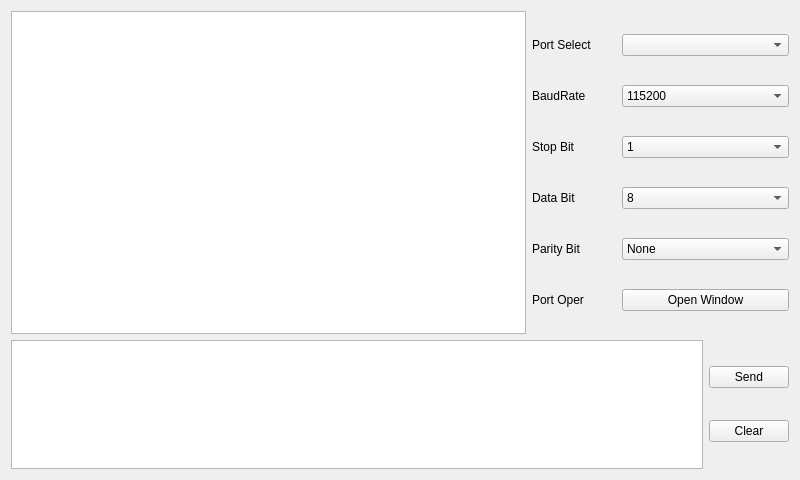
<?xml version="1.0" encoding="UTF-8"?>
<ui version="4.0">
 <class>Widget</class>
 <widget class="QWidget" name="Widget">
  <property name="geometry">
   <rect>
    <x>0</x>
    <y>0</y>
    <width>800</width>
    <height>480</height>
   </rect>
  </property>
  <property name="windowTitle">
   <string>Widget</string>
  </property>
  <layout class="QVBoxLayout" name="verticalLayout_3" stretch="5,2">
   <item>
    <layout class="QHBoxLayout" name="horizontalLayout_8" stretch="4,2">
     <item>
      <widget class="QTextBrowser" name="textBrowser"/>
     </item>
     <item>
      <layout class="QVBoxLayout" name="verticalLayout">
       <item>
        <layout class="QHBoxLayout" name="horizontalLayout" stretch="1,2">
         <item>
          <widget class="QLabel" name="label">
           <property name="text">
            <string>Port Select</string>
           </property>
          </widget>
         </item>
         <item>
          <widget class="QComboBox" name="comboBox"/>
         </item>
        </layout>
       </item>
       <item>
        <layout class="QHBoxLayout" name="horizontalLayout_2" stretch="1,2">
         <item>
          <widget class="QLabel" name="label_2">
           <property name="text">
            <string>BaudRate</string>
           </property>
          </widget>
         </item>
         <item>
          <widget class="QComboBox" name="comboBox_2">
           <item>
            <property name="text">
             <string>115200</string>
            </property>
           </item>
           <item>
            <property name="text">
             <string>9600</string>
            </property>
           </item>
           <item>
            <property name="text">
             <string>4800</string>
            </property>
           </item>
           <item>
            <property name="text">
             <string>1200</string>
            </property>
           </item>
          </widget>
         </item>
        </layout>
       </item>
       <item>
        <layout class="QHBoxLayout" name="horizontalLayout_3" stretch="1,2">
         <item>
          <widget class="QLabel" name="label_3">
           <property name="text">
            <string>Stop Bit</string>
           </property>
          </widget>
         </item>
         <item>
          <widget class="QComboBox" name="comboBox_3">
           <item>
            <property name="text">
             <string>1</string>
            </property>
           </item>
           <item>
            <property name="text">
             <string>2</string>
            </property>
           </item>
          </widget>
         </item>
        </layout>
       </item>
       <item>
        <layout class="QHBoxLayout" name="horizontalLayout_4" stretch="1,2">
         <item>
          <widget class="QLabel" name="label_4">
           <property name="text">
            <string>Data Bit</string>
           </property>
          </widget>
         </item>
         <item>
          <widget class="QComboBox" name="comboBox_4">
           <item>
            <property name="text">
             <string>8</string>
            </property>
           </item>
           <item>
            <property name="text">
             <string>7</string>
            </property>
           </item>
           <item>
            <property name="text">
             <string>6</string>
            </property>
           </item>
           <item>
            <property name="text">
             <string>5</string>
            </property>
           </item>
          </widget>
         </item>
        </layout>
       </item>
       <item>
        <layout class="QHBoxLayout" name="horizontalLayout_5" stretch="1,2">
         <item>
          <widget class="QLabel" name="label_5">
           <property name="text">
            <string>Parity Bit</string>
           </property>
          </widget>
         </item>
         <item>
          <widget class="QComboBox" name="comboBox_5">
           <item>
            <property name="text">
             <string>None</string>
            </property>
           </item>
           <item>
            <property name="text">
             <string>Even</string>
            </property>
           </item>
           <item>
            <property name="text">
             <string>Odd</string>
            </property>
           </item>
           <item>
            <property name="text">
             <string>Space</string>
            </property>
           </item>
           <item>
            <property name="text">
             <string>Mark</string>
            </property>
           </item>
          </widget>
         </item>
        </layout>
       </item>
       <item>
        <layout class="QHBoxLayout" name="horizontalLayout_6" stretch="1,2">
         <item>
          <widget class="QLabel" name="label_6">
           <property name="text">
            <string>Port Oper</string>
           </property>
          </widget>
         </item>
         <item>
          <widget class="QPushButton" name="pushButton">
           <property name="text">
            <string>Open Window</string>
           </property>
           <property name="checkable">
            <bool>true</bool>
           </property>
          </widget>
         </item>
        </layout>
       </item>
      </layout>
     </item>
    </layout>
   </item>
   <item>
    <layout class="QHBoxLayout" name="horizontalLayout_7">
     <item>
      <widget class="QTextEdit" name="textEdit"/>
     </item>
     <item>
      <layout class="QVBoxLayout" name="verticalLayout_2">
       <item>
        <widget class="QPushButton" name="pushButton_2">
         <property name="text">
          <string>Send</string>
         </property>
        </widget>
       </item>
       <item>
        <widget class="QPushButton" name="pushButton_3">
         <property name="text">
          <string>Clear</string>
         </property>
        </widget>
       </item>
      </layout>
     </item>
    </layout>
   </item>
  </layout>
 </widget>
 <resources/>
 <connections/>
</ui>
